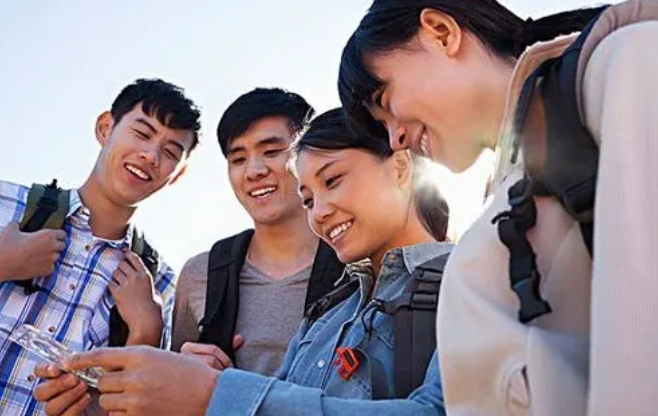
#> input picture OpenCV/face2.jpg, 658 x 416 px
$ python '06检测多张人脸.py'
#> lines starting #> are read from the running program, lines starting #| are printed output that depends on the picture; after the words box and inside, x2 and y2 are one past the last pixel; in counts of white or black regions, pixels touching at a corner belong together
#> further down, img is the input picture: shape (416, 658, 3); mean B, G, R 144.6, 137.2, 149.9
import cv2 as cv
def face_detect_demo():

    #将图片灰度
    gray = cv.cvtColor(img, cv.COLOR_BGR2GRAY)
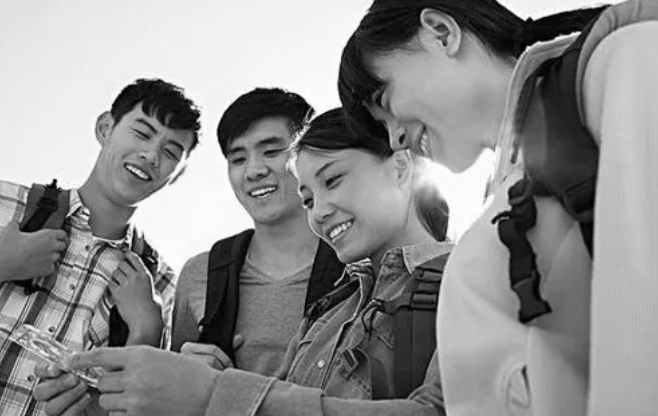
#> gray: shape (416, 658); min 0, max 255, mean 141.8
    face_detector = cv.CascadeClassifier('F:/github/opencv.window/sources/data/haarcascades/haarcascade_frontalface_default.xml')
    faces = face_detector.detectMultiScale(gray,scaleFactor=1.01, minNeighbors=3,minSize=(25,25))#maxSize=(50,50),
#> faces = [[94, 125, 26, 26], [96, 248, 26, 26], [57, 264, 34, 34], [522, 209, 64, 64], [216, 113, 100, 100], [231, 252, 89, 89], [136, 249, 87, 87]]
    for x,y,w,h in faces:
        print(x,y,w,h)
        cv.rectangle(img,(x,y),(x+w,y+h), color=(0,0,255),thickness=2)
        cv.circle(img,center = (x+w//2,y+h//2), radius = w//2, color= (0,255,0), thickness = 2)
#> this loop made 7 passes
#| 94 125 26 26
#| 96 248 26 26
#| 57 264 34 34
#| 522 209 64 64
#| 216 113 100 100
#| 231 252 89 89
#| 136 249 87 87
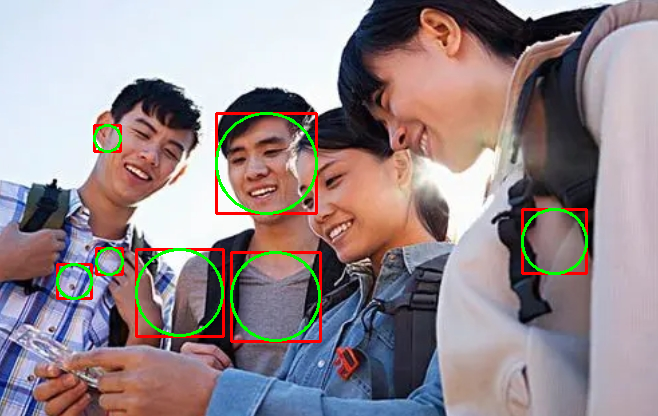
#> img: shape (416, 658, 3); 2.81% of pixels changed, all inside (x1, y1, x2, y2) = (56, 112, 588, 343)
    cv.imshow('result',img)
img = cv.imread('face2.jpg')
#调用人脸检测方法
face_detect_demo()
cv.waitKey(0)
cv.destroyWindow()

$ run again, with OpenCV/face3.jpg copied over OpenCV/face2.jpg
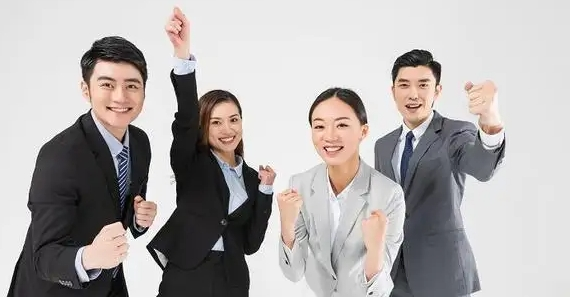
#> input picture OpenCV/face3.jpg, 570 x 297 px
#> img is the input picture: shape (297, 570, 3); mean B, G, R 172.2, 173.2, 177.5
#> in face_detect_demo, `gray = cv.cvtColor(img, cv.COLOR_BGR2GRAY)`:
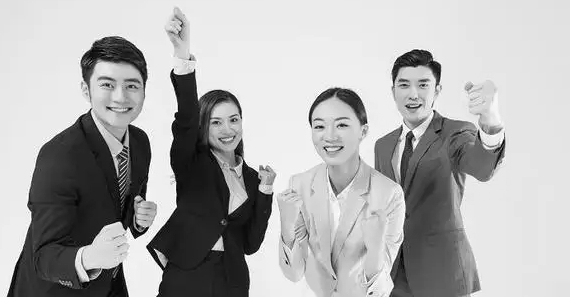
#> gray: shape (297, 570); min 0, max 255, mean 174.4
#> faces = [[201, 102, 49, 49], [385, 62, 57, 57], [454, 69, 50, 50], [301, 101, 63, 63], [85, 59, 68, 68], [298, 70, 75, 75]]
#> the loop in face_detect_demo, `for x,y,w,h in faces:` made 6 passes
#> (printed output is left out)
#> after the loop in face_detect_demo, `for x,y,w,h in faces:`:
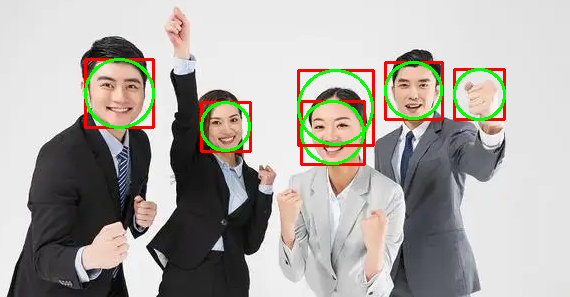
#> img: shape (297, 570, 3); 3.87% of pixels changed, all inside (x1, y1, x2, y2) = (84, 58, 506, 166)

$ run again, with OpenCV/lena.jpg copied over OpenCV/face2.jpg
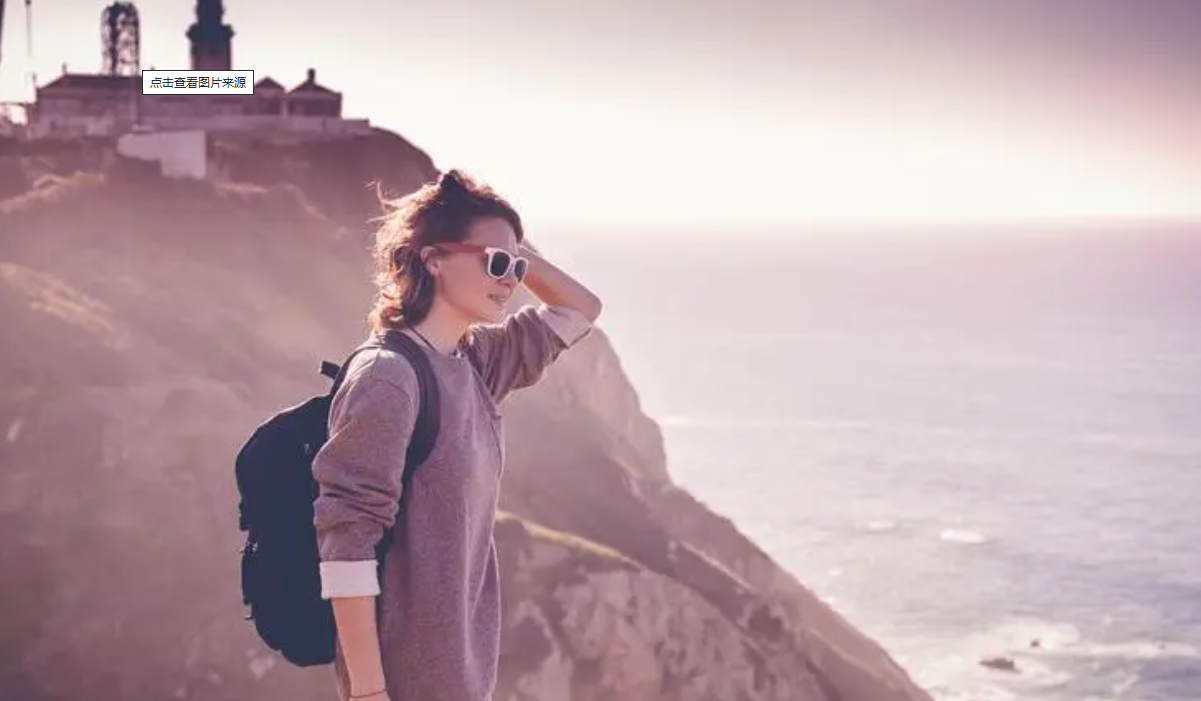
#> input picture OpenCV/lena.jpg, 1201 x 701 px
#> img is the input picture: shape (701, 1201, 3); mean B, G, R 173.4, 167.1, 189.7
#> in face_detect_demo, `gray = cv.cvtColor(img, cv.COLOR_BGR2GRAY)`:
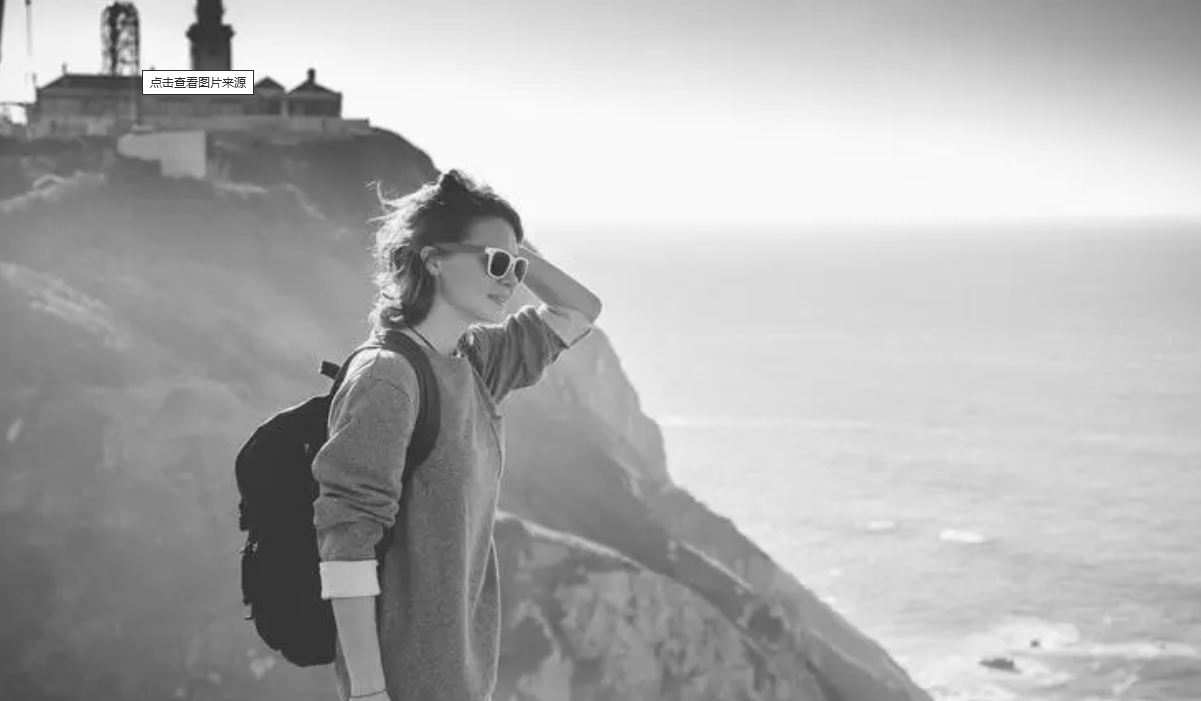
#> gray: shape (701, 1201); min 26, max 255, mean 174.6
#> faces = [[711, 649, 51, 51], [556, 575, 94, 94], [796, 474, 150, 150]]
#> the loop in face_detect_demo, `for x,y,w,h in faces:` made 3 passes
#> (printed output is left out)
#> after the loop in face_detect_demo, `for x,y,w,h in faces:`:
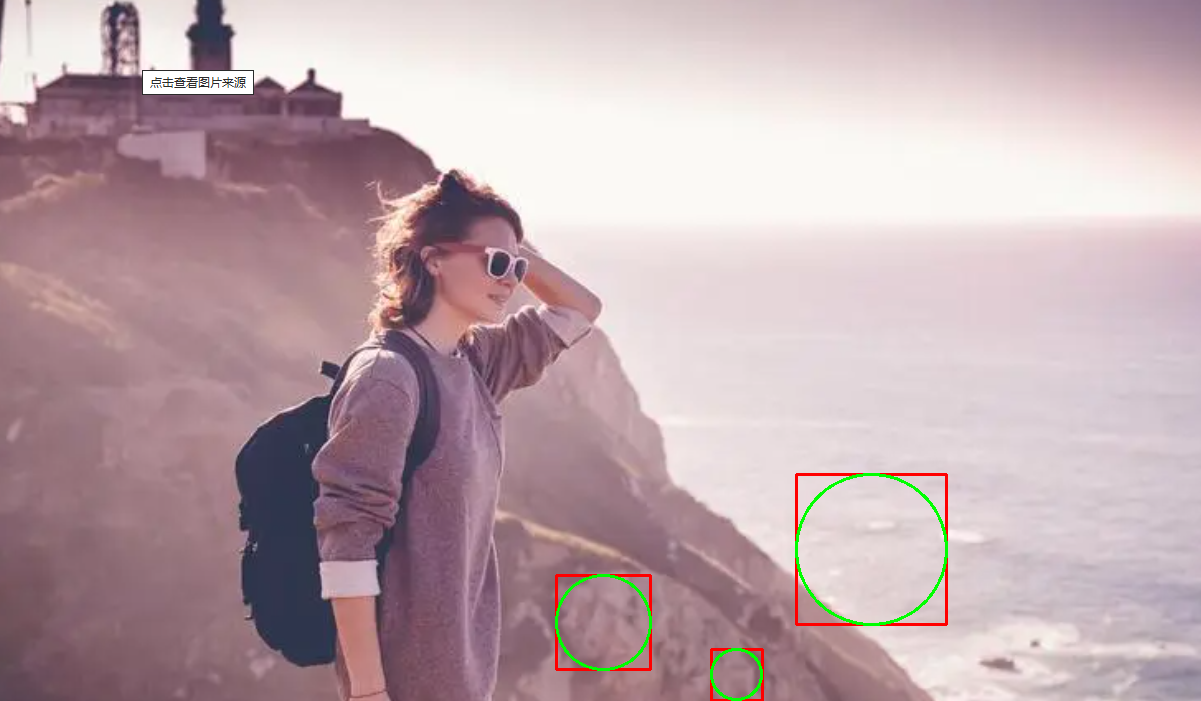
#> img: shape (701, 1201, 3); 0.65% of pixels changed, all inside (x1, y1, x2, y2) = (555, 473, 948, 701)
